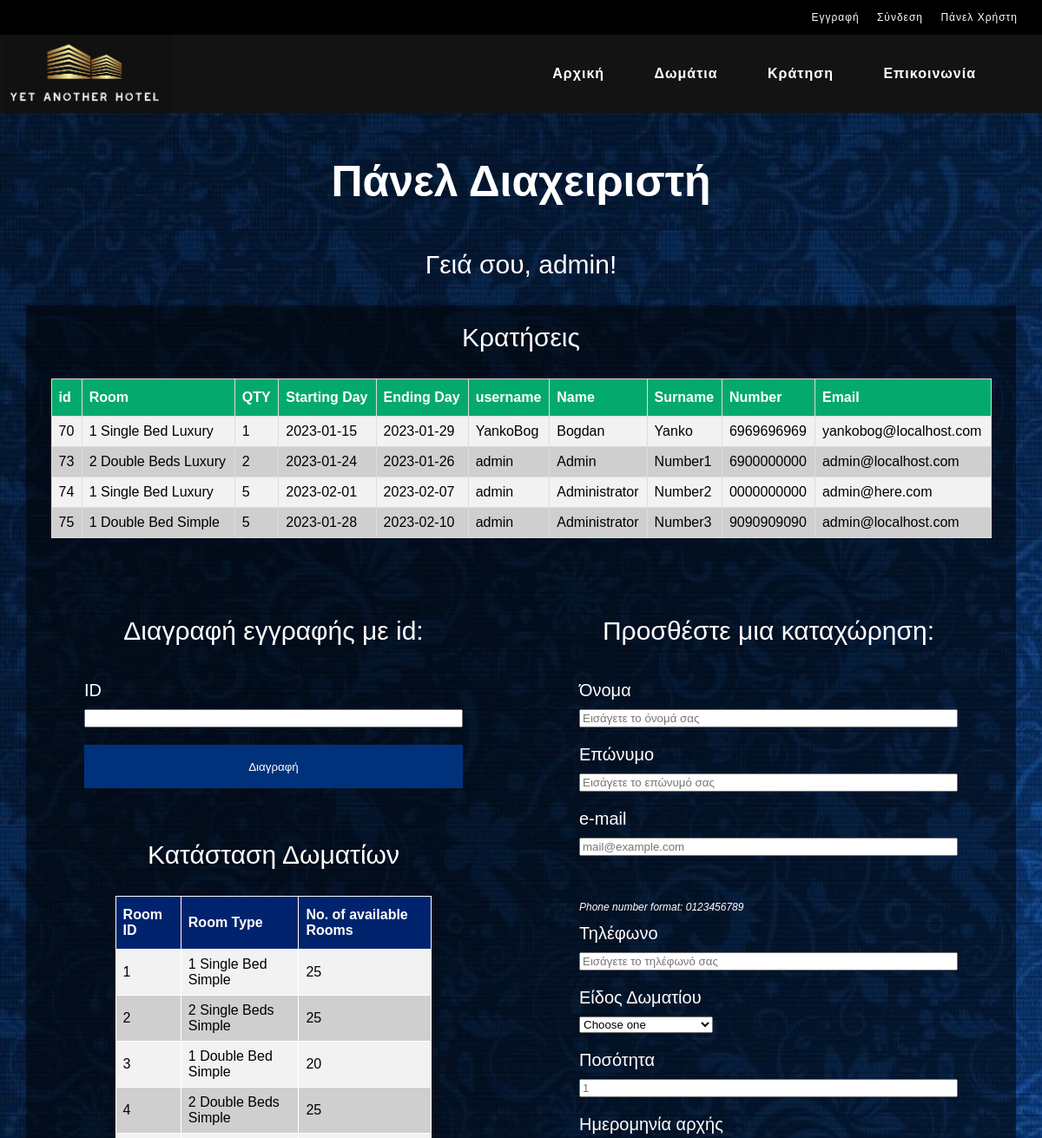
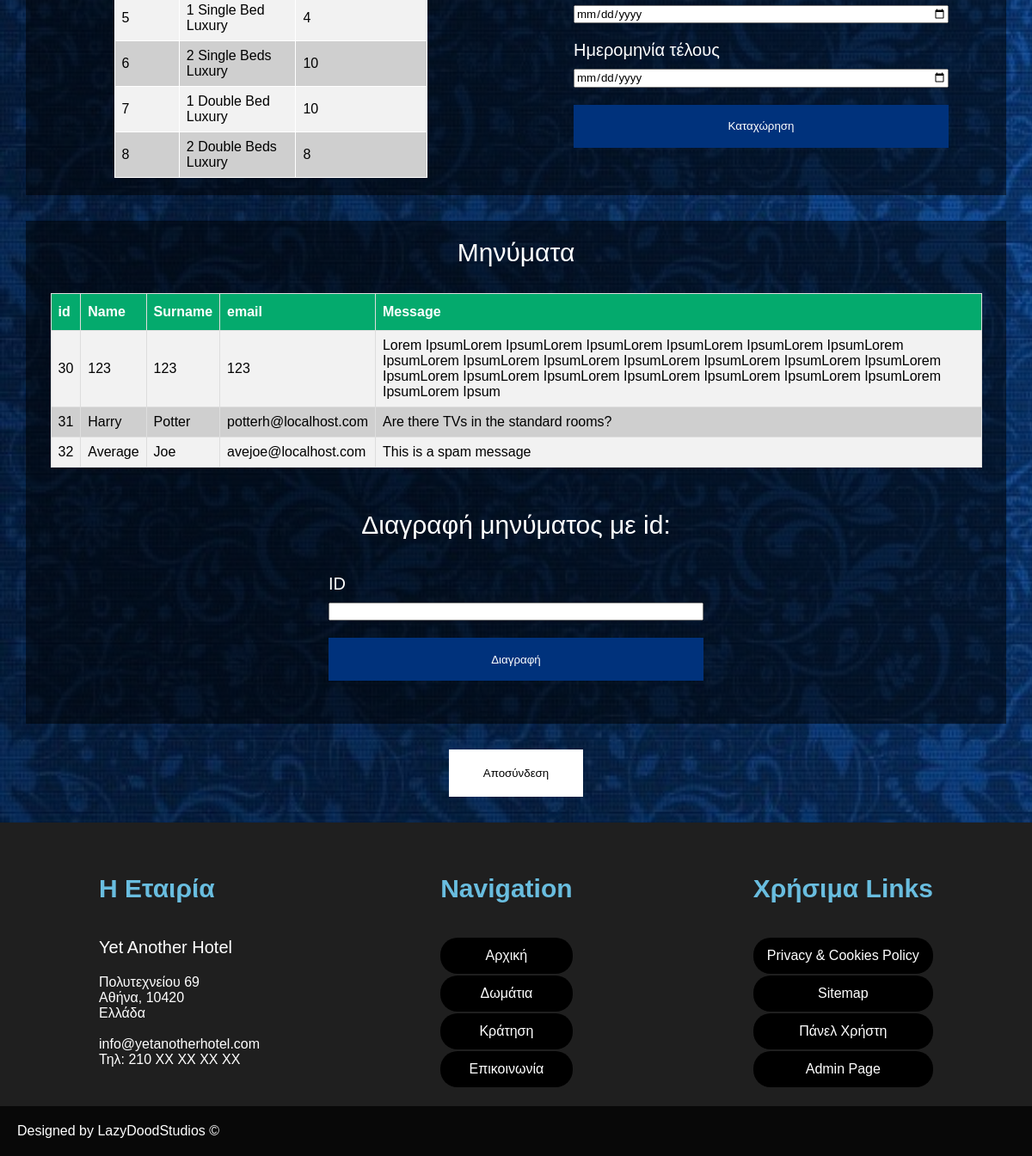
/admin.php (signed in), run on the app's committed database (2 pictures, top to bottom).
### tables this page shows
CREATE TABLE `reservations` (
  `id` int(10) NOT NULL,
  `room` text NOT NULL,
  `qty` tinyint(4) NOT NULL,
  `date_start` date NOT NULL,
  `date_end` date NOT NULL,
  `username` varchar(50) NOT NULL,
  `user_name` text NOT NULL,
  `user_surname` text NOT NULL,
  `user_number` text NOT NULL,
  `user_email` text NOT NULL
);

CREATE TABLE `rooms` (
  `id` int(10) NOT NULL,
  `type` text NOT NULL,
  `available` tinyint(4) NOT NULL
);

CREATE TABLE `contact` (
  `id` int(11) NOT NULL,
  `name` varchar(20) NOT NULL,
  `surname` varchar(20) NOT NULL,
  `email` varchar(50) NOT NULL,
  `message` varchar(2000) NOT NULL
);

### admin.php (the view, shortened to what this page needs)
<?php
    require('includes/db.php');
?>
<html lang="en">
<head>
    <link rel="stylesheet" href="style.css" type="text/css">
</head>
<body class="body">
    <div id="admin-page">
        <div id="topuserbar">
            <?php include ("includes/userbar.php"); ?>
        </div>
        <div id="navbar">
            <?php include ("includes/navigation.php"); ?>
        </div>
        <div id=admin-landing>
            <h3> Πάνελ Διαχειριστή </h3>
            <p>Γειά σου, <?php echo $_SESSION['username']; ?>!</p>
            <div id='admin-table-wrapper'>
                <p> Kρατήσεις</p>
                <?php
                    if(isset($_SESSION['username'])){
                        $query = "SELECT * FROM reservations";
                        $result = mysqli_query($con, $query) or die(mysql_error($con));
                        echo    "<table border='1' id='admin-reservation-table'>
                                <tr>
                                <th>id</th>
                                <th>Room</th>
                                <th>QTY</th>
                                <th>Starting Day</th>
                                <th>Ending Day</th>
                                <th>username</th>
                                <th>Name</th>
                                <th>Surname</th>
                                <th>Number</th>
                                <th>Email</th>
                                </tr>";
                            while($row = mysqli_fetch_array($result)){
                                echo "<tr>";
                                echo "<td>" . $row['id'] . "</td>";
                                echo "<td>" . $row['room'] . "</td>";
                                echo "<td>" . $row['qty'] . "</td>";
                                echo "<td>" . $row['date_start'] . "</td>";
                                echo "<td>" . $row['date_end'] . "</td>";
                                echo "<td>" . $row['username'] . "</td>";
                                echo "<td>" . $row['user_name'] . "</td>";
                                echo "<td>" . $row['user_surname'] . "</td>";
                                echo "<td>" . $row['user_number'] . "</td>";
                                echo "<td>" . $row['user_email'] . "</td>";
                                echo "</tr>";
                            }
                        echo "</table>";
                    }
                ?>
            </div>
            <div id="form-wrapper">
                <div id="reservation-box">
                    <div id=form-box>
                        <div id=from-box-sub-element>
                            <p>Διαγραφή εγγραφής με id: </p>
                            <form id="contact-form" action="delete_res.php" method="POST">
                                <div id="form-entry" class="id">
                                    <label for="name">ID</label>
                                    <input type="text" name="id" id="id" required>
                                </div>
                                <div id="form-entry" class="user-submit">
                                    <input type="submit" name="submit" value="Διαγραφή">
                                </div>
                            </form>
                        </div>
                        <div id=from-box-sub-element>
                            <p>Κατάσταση Δωματίων</p>
                            <?php
                    if(isset($_SESSION['username'])){
                        $query = "SELECT * FROM rooms";
                        $result = mysqli_query($con, $query) or die(mysql_error($con));
                        echo    "<table border='1' id='reservation-list'>
                                <tr>
                                <th>Room ID</th>
                                <th>Room Type</th>
                                <th>No. of available Rooms</th>
                                </tr>";
                        while($row = mysqli_fetch_array($result)){
                            echo "<tr>";
                            echo "<td>" . $row['id'] . "</td>";
                            echo "<td>" . $row['type'] . "</td>";
                            echo "<td>" . $row['available'] . "</td>";
                            echo "</tr>";
                        }
                        echo "</table>";
                    }
                ?>
                        </div>
                    </div>
                    <div id=form-box>
                        <p>Προσθέστε μια καταχώρηση: </p>
                        <form id="reservation-form" action="admin_reservation_sent.php" method="POST">
                            <div id="form-entry" class="user-name">
                                <label for="user-name">Όνομα</label>
                                <input type="text" name="user-name" id="user-name" placeholder="Εισάγετε το όνομά σας"
                                    required>
                            </div>
                            <div id="form-entry" class="user-surname">
                                <label for="user-surname">Επώνυμο</label>
                                <input type="text" name="user-surname" id="user-surname"
                                    placeholder="Εισάγετε το επώνυμό σας" required>
                            </div>
                            <div id="form-entry" class="user-email">
                                <label for="user-email">e-mail</label>
                                <input type="text" name="user-email" id="user-email" placeholder="mail@example.com"
                                    required>
                            </div>
                            <div id="form-entry" class="user-number">
                                <p style="font-size: 12px; color:white"><i>Phone number format: 0123456789</i></p>
                                <label for="user-number">Τηλέφωνο</label>
                                <input type="text" name="user-number" placeholder="Εισάγετε το τηλέφωνό σας"
                                    pattern="[0-9]{10}" onkeydown="limit(this);" onkeyup="limit(this);" maxlength="10"
                                    required>
                            </div>
                            <div id="form-entry" class="room-type">
                                <label for="room-type2">Είδος Δωματίου</label>
                                <select name="room-type">
                                    <option selected="selected">Choose one</option>
                                </select>
                            </div>
                            <div id="form-entry" class="room-qty">
                                <label for="room-qty">Ποσότητα</label>
                                <input type="number" id="room-qty" name="room-qty" placeholder="1" pattern="[1-9]{2}"
                                    onkeydown="limit_qty(this);" onkeyup="limit_qty(this);" maxlength="2" min="1"
                                    max="99" required>
                            </div>
                            <div id="form-entry" class="start-date">
                                <label for="date_start">Ημερομηνία αρχής</label>
                                <input id="date_picker_start" name="date_picker_start" type="date" required>
                            </div>
                            <div id="form-entry" class="end-date">
                                <label for="date_end">Ημερομηνία τέλους</label>
                                <input id="date_picker_end" name="date_picker_end" type="date" required>
                            </div>
                            <div id="form-entry" class="user-submit">
                                <input type="submit" name="submit" value="Καταχώρηση">
                            </div>
                        </form>
                    </div>
                </div>
            </div>
            <div id="form-wrapper">
                <div id='admin-table-wrapper'>
                    <p> Μηνύματα</p>
                    <?php
                        if(isset($_SESSION['username'])){
                            $query = "SELECT * FROM contact";
                            $result = mysqli_query($con, $query) or die(mysql_error($con));
                            echo    "<table border='1' id='admin-reservation-table'>
                                    <tr>
                                    <th>id</th>
                                    <th>Name</th>
                                    <th>Surname</th>
                                    <th>email</th>
                                    <th>Message</th>
                                    </tr>";
                                while($row = mysqli_fetch_array($result)){
                                    echo "<tr>";
                                    echo "<td>" . $row['id'] . "</td>";
                                    echo "<td>" . $row['name'] . "</td>";
                                    echo "<td>" . $row['surname'] . "</td>";
                                    echo "<td>" . $row['email'] . "</td>";
                                    echo "<td>" . $row['message'] . "</td>";
                                    echo "</tr>";
                                }
                            echo "</table>";
                        }
                    ?>
                    <div id="delete-box">
                        <div id=form-box>
                            <p>Διαγραφή μηνύματος με id: </p>
                            <form id="input-form" action="delete_msg.php" method="POST">
                                <div id="form-entry" class="id">
                                    <label for="name">ID</label>
                                    <input type="text" name="id" id="id" required>
                                </div>
                                <div id="form-entry" class="user-submit">
                                    <input type="submit" name="submit" value="Διαγραφή">
                                </div>
                            </form>
                        </div>
                    </div>
                </div>
                <div id="logout-button">
                    <button type="button" id="button"><a href="includes/admin_logout.php">Αποσύνδεση</a></button>
                </div>
            </div>
        </div>
    </div>
</body>
<footer class="footer">
    <?php
        include ("includes/footer.php");
    ?>
</footer>
</html>

### style.css (style rules this page uses)
* { font-family: 'Franklin Gothic Medium', 'Arial Narrow', Arial, sans-serif; }
p { font-size: 20px; }
h3 { font-size: 50px; }
.body { width: 100%; height: 100vh; margin: 0px; padding: 0px; }
#button { background-color: rgb(0, 49, 112); border:0px; color: white; }
#reservation-list { font-family: Arial, Helvetica, sans-serif; border-collapse: collapse; width: 80%; margin: auto; }
#reservation-list td, #reservation-list th { border: 1px solid white; padding: 8px; }
#reservation-list tr:nth-child(even) { background-color: #f2f2f2; }
#reservation-list tr:nth-child(odd) { background-color: #cfcfcf; }
#reservation-list th { padding-top: 12px; padding-bottom: 12px; text-align: left; background-color: #00236e; color: white; }
#admin-page { text-align: center; background-image: url("images/admin-background.jpg"); -webkit-background-size: cover; -moz-background-size: cover; -o-background-size: cover; background-size: cover; background-repeat: no-repeat; background-attachment: fixed; }
#admin-page #admin-landing p { font-size: 30px; color: white; }
#admin-page #admin-landing h3 { color: white; }
#admin-table-wrapper { margin: auto; }
#admin-reservation-table { font-family: Arial, Helvetica, sans-serif; border-collapse: collapse; width: 95%; margin: auto; }
#admin-reservation-table td, #admin-reservation-table th { border: 1px solid #ddd; padding: 8px; }
#admin-reservation-table tr:nth-child(even) { background-color: #f2f2f2; }
#admin-reservation-table tr:nth-child(odd) { background-color: #cfcfcf; }
#admin-reservation-table th { padding-top: 12px; padding-bottom: 12px; text-align: left; background-color: #04AA6D; color: white; }
#admin-page #reservation-box { display: flex; position: relative; margin: auto; width: 95%; background-color: rgb(0, 0, 0, 0.5); }
#admin-page #admin-table-wrapper { position: relative; margin: auto; width: 95%; background-color: rgb(0, 0, 0, 0.5); padding-bottom: 20px; }
#admin-page #admin-table-wrapper p { padding-top: 20px; }
#admin-page #form-wrapper #reservation-box p, #admin-page #form-wrapper #delete-box p { padding-top: 20px; }
#admin-page #reservation-box #form-box, #admin-page #delete-box #form-box { margin: 20px auto; width: 40%; }
#admin-page #reservation-box #form-box #form-entry, #admin-page #delete-box #form-box #form-entry { padding: 10px; text-align: left; display: block; }
#admin-page #reservation-box #form-box #form-entry label, #admin-page #delete-box #form-box #form-entry label { display: block; padding-bottom: 10px; color: white; font-size: 20px; }
#admin-page #reservation-box #form-box #form-entry input, #admin-page #reservation-box #form-box #form-entry textarea, #admin-page #delete-box #form-box #form-entry input, #admin-page #delete-box #form-box #form-entry textarea { width: 100%; }
#admin-page #reservation-box #form-box .user-submit input, #admin-page #delete-box #form-box .user-submit input { background-color: rgb(0, 50, 124); border: 0px; color: white; height: 50px; }
#admin-page #logout-button { padding: 30px 0px; }
#admin-page #logout-button #button { padding: 0px; }
#admin-page #logout-button a { background-color: rgb(255, 255, 255); color: rgb(0, 0, 0); text-decoration: none; font-weight: 300; padding: 20px 40px; display: block; }
* { box-sizing:border-box }

### data on the page
reservations: id "70", room "1 Single Bed Luxury", qty "1", date_start "2023-01-15", date_end "2023-01-29", username "YankoBog", user_name "Bogdan", user_surname "Yanko", user_number "6969696969", user_email "yankobog@localhost.com"
reservations: id "73", room "2 Double Beds Luxury", qty "2", date_start "2023-01-24", date_end "2023-01-26", username "admin", user_name "Admin", user_surname "Number1", user_number "6900000000", user_email "admin@localhost.com"
reservations: id "74", room "1 Single Bed Luxury", qty "5", date_start "2023-02-01", date_end "2023-02-07", username "admin", user_name "Administrator", user_surname "Number2", user_number "0000000000", user_email "admin@here.com"
reservations: id "75", room "1 Double Bed Simple", qty "5", date_start "2023-01-28", date_end "2023-02-10", username "admin", user_name "Administrator", user_surname "Number3", user_number "9090909090", user_email "admin@localhost.com"
rooms: id "1", type "1 Single Bed Simple", available "25"
rooms: id "2", type "2 Single Beds Simple", available "25"
rooms: id "3", type "1 Double Bed Simple", available "20"
rooms: id "4", type "2 Double Beds Simple", available "25"
rooms: id "5", type "1 Single Bed Luxury", available "4"
rooms: id "6", type "2 Single Beds Luxury", available "10"
rooms: id "7", type "1 Double Bed Luxury", available "10"
rooms: id "8", type "2 Double Beds Luxury", available "8"
contact: id "30", name "123", surname "123", email "123", message "Lorem IpsumLorem IpsumLorem IpsumLorem IpsumLorem IpsumLorem IpsumLorem IpsumLorem IpsumLorem IpsumLorem IpsumLorem IpsumLorem IpsumLorem IpsumLorem IpsumLorem IpsumLorem IpsumLorem IpsumLorem IpsumLorem IpsumLorem IpsumLorem IpsumLorem Ipsum"
contact: id "31", name "Harry", surname "Potter", email "potterh@localhost.com", message "Are there TVs in the standard rooms?"
contact: id "32", name "Average", surname "Joe", email "avejoe@localhost.com", message "This is a spam message"

### other printed values
$_SESSION['username'] "admin"
